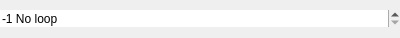
<?xml version="1.0" encoding="UTF-8"?>
<ui version="4.0">
 <class>BlockLoops</class>
 <widget class="QWidget" name="BlockLoops">
  <property name="geometry">
   <rect>
    <x>0</x>
    <y>0</y>
    <width>400</width>
    <height>38</height>
   </rect>
  </property>
  <property name="windowTitle">
   <string>Form</string>
  </property>
  <layout class="QVBoxLayout" name="verticalLayout">
   <property name="spacing">
    <number>3</number>
   </property>
   <property name="leftMargin">
    <number>0</number>
   </property>
   <property name="topMargin">
    <number>0</number>
   </property>
   <property name="rightMargin">
    <number>0</number>
   </property>
   <property name="bottomMargin">
    <number>0</number>
   </property>
   <item>
    <widget class="QSpinBox" name="videoLoopsEdit">
     <property name="frame">
      <bool>false</bool>
     </property>
     <property name="suffix">
      <string> No loop</string>
     </property>
     <property name="minimum">
      <number>-1</number>
     </property>
     <property name="maximum">
      <number>65536</number>
     </property>
     <property name="value">
      <number>-1</number>
     </property>
    </widget>
   </item>
  </layout>
 </widget>
 <resources/>
 <connections/>
</ui>
